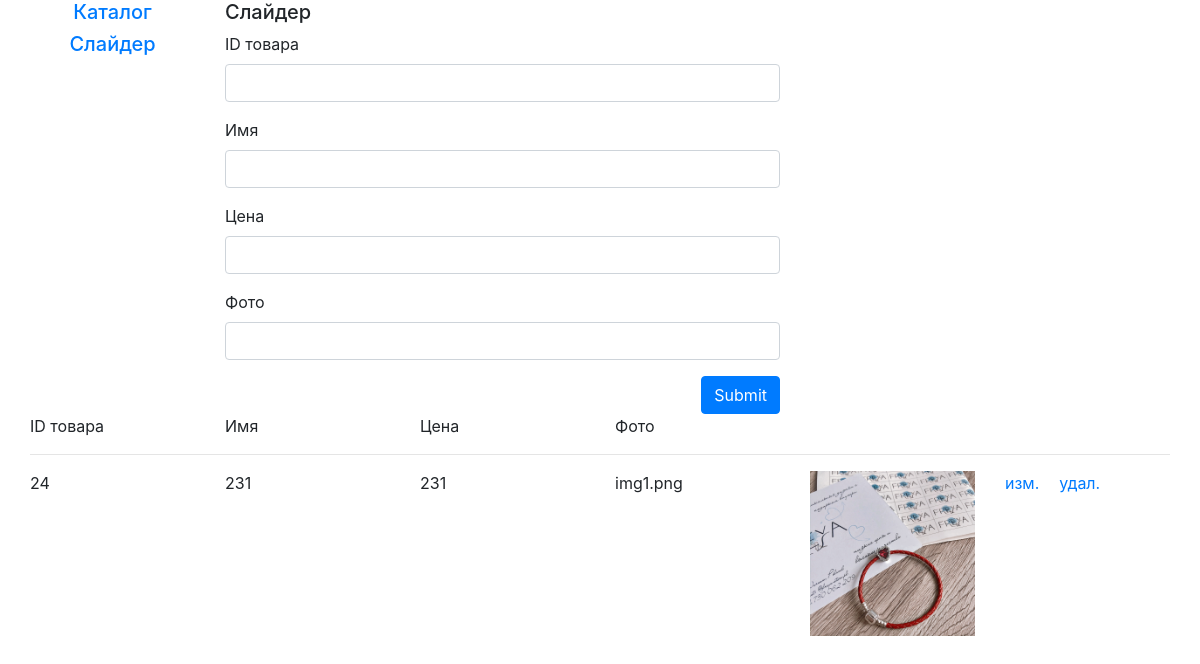
The page /admin/admin-slider.php on the database its author committed.
### tables this page shows
CREATE TABLE `slider` (
  `id` int(11) NOT NULL,
  `item_id` int(11) NOT NULL,
  `img` varchar(50) NOT NULL,
  `name` varchar(50) NOT NULL,
  `price` int(11) NOT NULL
);

### admin/admin-slider.php (the view, shortened to what this page needs)
<?php
    require_once '../config/connect.php';
?>
<!doctype html>
<html lang="en">
  <head>
    <link rel="stylesheet" href="https://stackpath.bootstrapcdn.com/bootstrap/4.1.3/css/bootstrap.min.css">
    <link rel="stylesheet" href="../css/style.css">
   </head>
  <body>
    <div class="container">
        <div class="row">
            <div class="col-12 col-md-2">
                <div class="row justify-content-center">
                    <div class="col-12">
                        <div class="text-center">
                            <h5><a href="../admin/admin.php">Каталог</a></h5>
                        </div>
                    </div>
                    <div class="col-12">
                        <div class="text-center">
                            <h5><a href="../admin/admin2.php">Слайдер</a></h5>
                        </div>
                    </div>
                </div>
            </div>
            <div class="col-12 col-md-6">
                <form action="../vendor/create-slider.php" method="post">
                <div class="row">
                    <div class="col-12">
                        <h5>Слайдер</h5>
                    </div>
                    <div class="col-12">
                        <div class="form-group">
                            <label for="exampleInputEmail1">ID товара</label>
                            <input name="slideID" class="form-control" id="exampleInputEmail1" aria-describedby="emailHelp">
                        </div>
                    </div>
                    <div class="col-12">
                        <div class="form-group">
                            <label for="exampleInputEmail1">Имя</label>
                            <input name="slideNAME" class="form-control" id="exampleInputEmail1" aria-describedby="emailHelp">
                        </div>
                    </div>
                    <div class="col-12">
                        <div class="form-group">
                            <label for="exampleInputEmail1">Цена</label>
                            <input name="slidePRICE" class="form-control" id="exampleInputEmail1" aria-describedby="emailHelp">
                        </div>
                    </div>
                    <div class="col-12">
                        <div class="form-group">
                            <label for="exampleInputEmail1">Фото</label>
                            <input name="slideIMG" class="form-control" id="exampleInputEmail1" aria-describedby="emailHelp">
                        </div>
                    </div>
                    <div class="col-12">
                        <div class="text-right">
                            <button type="submit" class="btn btn-primary">Submit</button>
                        </div>
                    </div>
                    </div>
                </form>
            </div>
        </div>
        <div class="row">
            <div class="col-2">
                ID товара
            </div>
            <div class="col-2">
                Имя
            </div>
            <div class="col-2">
                Цена
            </div>
            <div class="col-2">
                Фото
            </div>
            </div>
        <?php
            $slider = mysqli_query($connect, "SELECT * FROM `slider`");
            $slider = mysqli_fetch_all($slider);
            foreach($slider as $slide) { ?>
            <hr>
                    <div class="row admin__slider">
                        <div class="col-2">
                            <?= $slide[1] ?>
                        </div>
                        <div class="col-2">
                            <?= $slide[3] ?>
                        </div>
                        <div class="col-2">
                            <?= $slide[4] ?>
                        </div>
                        <div class="col-2">
                            <?= $slide[2] ?>
                        </div>
                        <div class="col-2">
                            <img class="img-fluid" src="../img/<?= $slide[2] ?>">
                        </div>
                        <div class="col-2">
                            <a href="update-slider.php?id=<?= $slide[0]?>">изм.</a><a href="../vendor/delete-slider.php?id=<?= $slide[0]?>" style="padding-left: 20px">удал.</a>
                        </div>
                    </div>
            <?php } ?>
            </div>
  </body>
</html>

### css/style.css (style rules this page uses)
html, body { overflow-x: hidden; }
a { text-decoration: none !important; }
:root { --swiper-theme-color: #fff !important; }
.container { padding: 0px !important; }

### rows shown on the page
slider: item "24", name "231", price "231", img "img1.png", img (picture)
